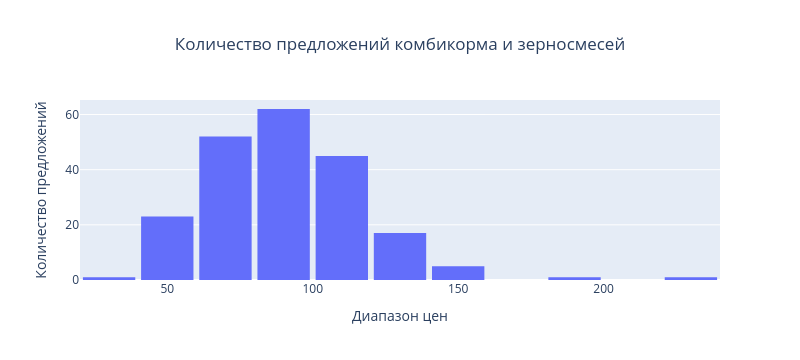

The notebook cell saved with this chart:
### Code cell
import pandas as pd
import plotly.express as px


fig = px.histogram(df, x="Цена за КГ", nbins=10, title="Количество предложений комбикорма и зерносмесей")

# Настраиваем оси и отображение
fig.update_layout(
    xaxis_title="Диапазон цен",
    yaxis_title="Количество предложений",
    bargap=0.1,  # Расстояние между столбцами,
    width = 800,
    title_x = 0.5
)

# Показываем график
fig.show()

### Figure 1 — Plotly figure (JSON) as saved in the notebook; plotly's stock layout.template omitted (floating-point values rounded to 4 significant figures; data arrays with more than 128 entries replaced by an {"elided": "..."} marker saying what was removed)
{"data": [{"alignmentgroup": "True", "bingroup": "x", "hovertemplate": "Цена за КГ=%{x}<br>count=%{y}<extra></extra>", "legendgroup": "", "marker": {"color": "#636efa", "pattern": {"shape": ""}}, "name": "", "nbinsx": 10, "offsetgroup": "", "orientation": "v", "showlegend": false, "type": "histogram", "x": {"elided": "207 float values"}, "xaxis": "x", "yaxis": "y"}], "layout": {"bargap": 0.1, "barmode": "relative", "height": 360, "legend": {"tracegroupgap": 0}, "title": {"text": "Количество предложений комбикорма и зерносмесей", "x": 0.5}, "width": 800, "xaxis": {"anchor": "y", "autorange": true, "domain": [0, 1], "range": [20, 240], "title": {"text": "Диапазон цен"}, "type": "linear"}, "yaxis": {"anchor": "x", "autorange": true, "domain": [0, 1], "range": [0, 65.26], "title": {"text": "Количество предложений"}}}}
